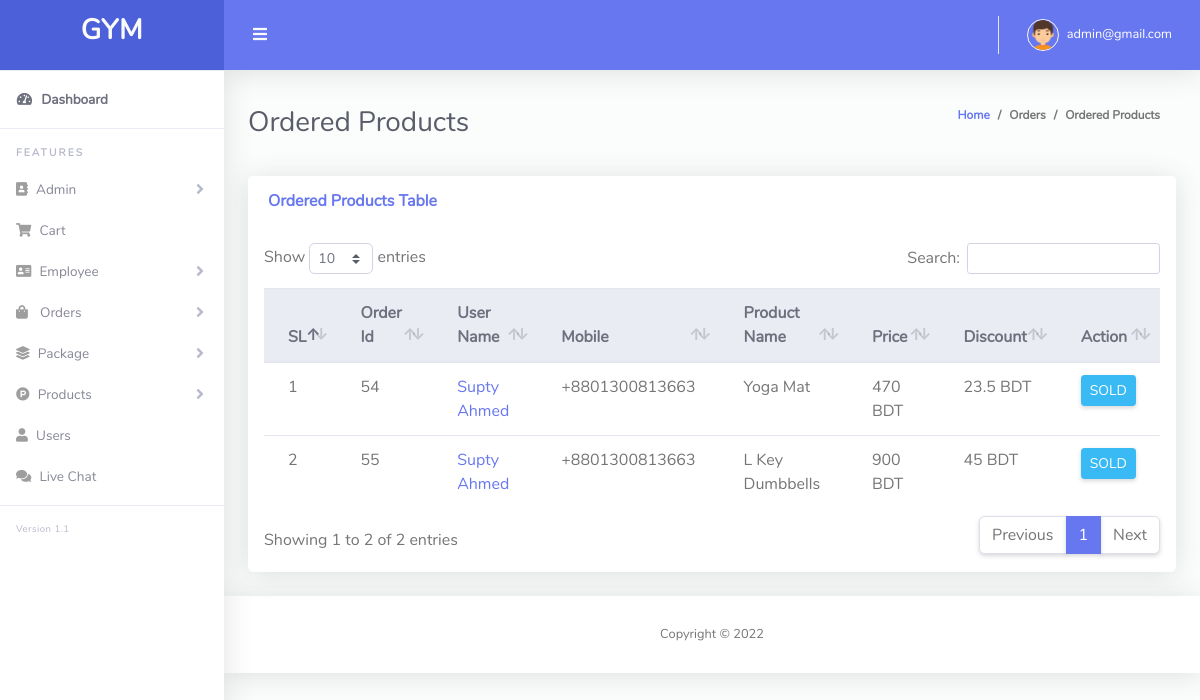
Page /admin/product_order.php (signed in) on the earlier database version.
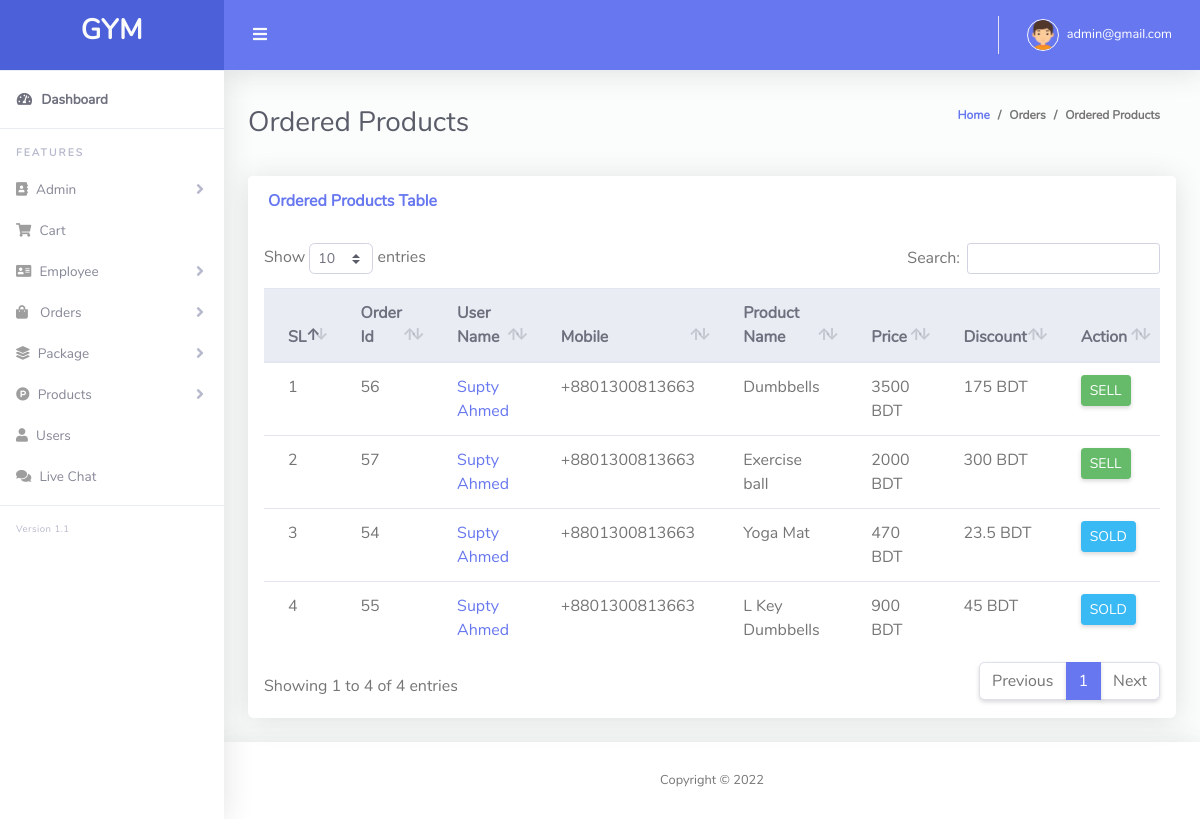
Same page on the later database version.
### tables this page shows
CREATE TABLE `order_table` (
  `order_id` int(11) NOT NULL,
  `mobile_no` varchar(150) NOT NULL,
  `product_id` int(11) DEFAULT NULL,
  `pack_id` int(11) DEFAULT NULL,
  `pack_price` int(11) DEFAULT NULL,
  `pack_month` varchar(20) DEFAULT NULL,
  `pack_discount` varchar(20) DEFAULT NULL,
  `status` int(11) NOT NULL DEFAULT 0,
  `created_at` date NOT NULL DEFAULT current_timestamp(),
  `trainer_id` int(11) DEFAULT NULL
);

CREATE TABLE `user_table` (
  `user_id` int(20) NOT NULL,
  `first_name` varchar(255) NOT NULL,
  `last_name` varchar(255) NOT NULL,
  `email` varchar(255) NOT NULL,
  `password` varchar(255) NOT NULL,
  `dob` varchar(255) NOT NULL,
  `gender` varchar(255) NOT NULL,
  `mobile` varchar(255) NOT NULL,
  `address` varchar(255) NOT NULL,
  `image` varchar(155) DEFAULT NULL,
  `flag` tinyint(10) NOT NULL DEFAULT 0,
  `otp` int(11) NOT NULL,
  `reg_at` timestamp NOT NULL DEFAULT current_timestamp()
);

CREATE TABLE `product_table` (
  `id` int(11) NOT NULL,
  `name` varchar(255) NOT NULL,
  `description` text NOT NULL,
  `image` varchar(255) NOT NULL,
  `stock` varchar(255) NOT NULL,
  `buying_price` int(11) NOT NULL,
  `selling_price` int(11) NOT NULL,
  `discount` int(11) NOT NULL,
  `soft_delete` tinyint(4) NOT NULL DEFAULT 0
);

### Classes/DB.php (called while the page is built, shortened)
<?php
class DB
{
    public function connect(){
        $this->conn = new mysqli("localhost","root","","gym");
        if ($this->conn->connect_error) {
          die("Connection failed: " . $this->conn->connect_error);
        }
        else{
            return $msg =  "connected";
        }
    }
}

### Classes/ProductClass.php (called while the page is built, shortened)
<?php
include_once 'db.php';
class ProductClass extends DB
{
    public function viewProductOrder()
    {
        $qry = "SELECT * FROM order_table
        INNER JOIN user_table ON order_table.mobile_no = user_table.mobile
        LEFT JOIN product_table ON order_table.product_id = product_table.id
        where order_table.product_id IS NOT NULL ORDER by status ASC";
        $result = $this->conn->query($qry);
        return $result;
    }
}

### admin/product_order.php (the view, shortened to what this page needs)
<?php
include 'layouts/header.php';
?>
<div class="container-fluid" id="container-wrapper">
  <div class="d-sm-flex align-items-center justify-content-between mb-4">
    <h1 class="h3 mb-0 text-gray-800">Ordered Products</h1>
    <ol class="breadcrumb">
      <li class="breadcrumb-item"><a href="./">Home</a></li>
      <li class="breadcrumb-item">Orders</li>
      <li class="breadcrumb-item active" aria-current="page">Ordered Products</li>
    </ol>
  </div>
  <div class="row">
    <div class="col-lg-12">
      <div class="card mb-4">
        <div class="card-header py-3 d-flex flex-row align-items-center justify-content-between">
          <h6 class="m-0 font-weight-bold text-primary">Ordered Products Table</h6>
        </div>
        <div class="table-responsive p-3">
          <table class="table align-items-center table-flush" id="dataTable">
            <thead class="thead-light">
              <tr>
                <th>SL</th>
                <th>Order Id</th>
                <th>User Name</th>
                <th>Mobile</th>
                <th>Product Name</th>
                <th>Price</th>
                <th>Discount</th>
                <th>Action</th>
              </tr>
            </thead>
            <tbody>
              <?php
              $i = 0;
              $view = $product->viewProductOrder();
              foreach ($view as $value) {
                $i++;
              ?>
                <tr>
                  <td><?php echo $i; ?></td>
                  <td><?php echo $value['order_id']; ?></td>
                  <td><a href="singleuser.php?id=<?php echo $value['user_id']; ?>"><?php echo  $value['first_name'] . " " . $value['last_name']; ?></a></td>
                  <td><?php echo $value['mobile_no']; ?></td>
                  <td><?php echo $value['name']; ?></td>
                  <td><?php echo $value['selling_price']; ?> BDT</td>
                  <td><?php echo $discount = ($value['discount'] / 100) * $value['selling_price']; ?> BDT</td>
                  <td>
                    <?php if ($value['status'] == 0) { ?>
                      <a href="?confirm=<?php echo $value['order_id']; ?>" class="btn btn-sm btn-success">SELL</a>
                    <?php } else { ?>
                      <button class="btn btn-info btn-sm">SOLD</button>
                    <?php } ?>
                  </td>
                </tr>
              <?php } ?>
            </tbody>
          </table>
        </div>
      </div>
    </div>
  </div>
</div>
<?php include 'layouts/footer.php'; ?>

Differences in the rows shown:
added order_table: order_id "56", user_table.first_name "Supty", user_table.last_name "Ahmed", mobile_no "+8801300813663", product_table.name "Dumbbells", product_table.selling_price "3500", product_table.discount+selling_price "175"
added order_table: order_id "57", user_table.first_name "Supty", user_table.last_name "Ahmed", mobile_no "+8801300813663", product_table.name "Exercise ball", product_table.selling_price "2000", product_table.discount+selling_price "300"
Other differences:
text written by a page script: "Show entries Search: Showing 1 to 2 of 2 entries Previous 1 Next" → "Show entries Search: Showing 1 to 4 of 4 entries Previous 1 Next"
